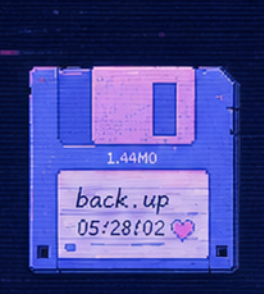
#> input picture assets/vapor-assets/source/floppy-backup-source.png, 264 x 294 px
$ python make_floppy_cursor.py
#> lines starting #> are read from the running program, lines starting #| are printed output that depends on the picture
from pathlib import Path
from PIL import Image, ImageEnhance


ROOT = Path(__file__).resolve().parents[1]
SRC = ROOT / "assets" / "vapor-assets" / "source" / "floppy-backup-source.png"
OUT = ROOT / "assets" / "vapor-assets" / "cropped" / "floppy-backup-cursor.png"


def main():
    image = Image.open(SRC).convert("RGBA")
    image = ImageEnhance.Color(image).enhance(0.72)
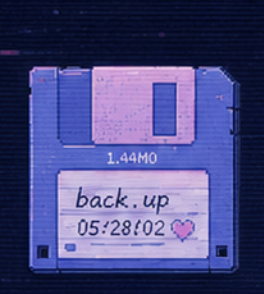
#> image: PIL image 264x294 RGBA; mean R, G, B, A 74, 74.7, 128.9, 255
    image = ImageEnhance.Contrast(image).enhance(0.96)

    pixels = image.load()
    for y in range(image.height):
        for x in range(image.width):
            r, g, b, a = pixels[x, y]
            # Remove the dark CRT background while keeping the disk's dark outlines.
            if r < 22 and g < 28 and b < 58:
                pixels[x, y] = (r, g, b, 0)
            elif r < 34 and g < 42 and b < 76:
                pixels[x, y] = (r, g, b, min(a, 42))

    bbox = image.getbbox()
#> bbox = (0, 7, 264, 292)
    if bbox:
        image = image.crop(bbox)
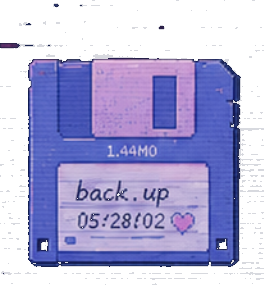
#> image: PIL image 264x285 RGBA; mean R, G, B, A 75.7, 76.3, 129.1, 148.3; transparent parts drawn white

    OUT.parent.mkdir(parents=True, exist_ok=True)
    image.save(OUT)
    print(f"saved {OUT} {image.size}")
#| saved assets/vapor-assets/cropped/floppy-backup-cursor.png (264, 285)


if __name__ == "__main__":
    main()

$ run again, with assets/vapor-assets/source/cat-sheet.png copied over assets/vapor-assets/source/floppy-backup-source.png
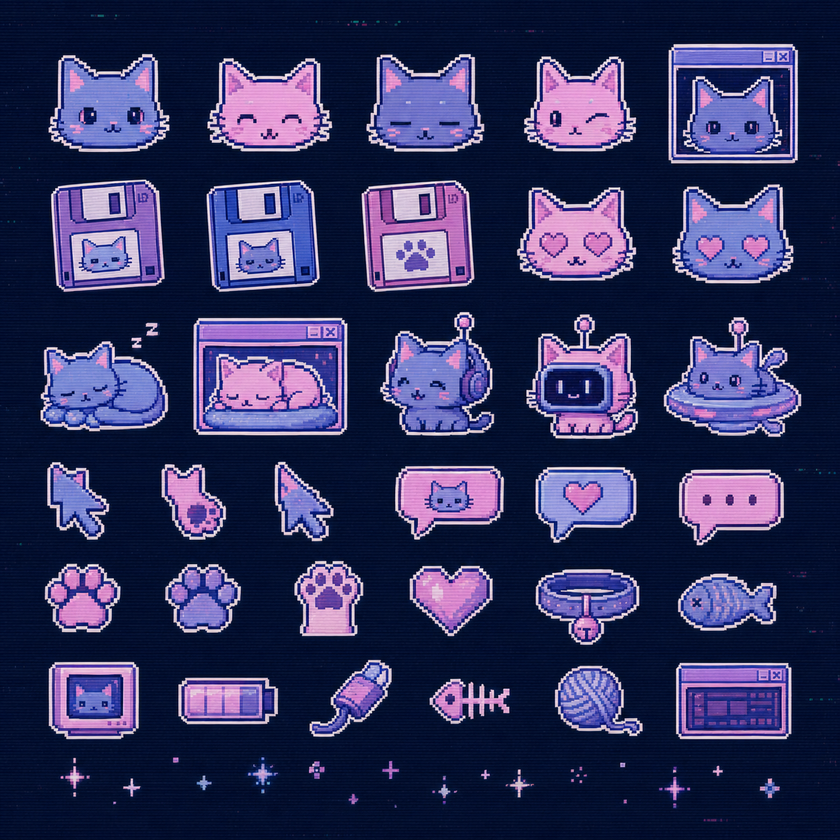
#> input picture assets/vapor-assets/source/cat-sheet.png, 840 x 840 px, shrunk from 1254 x 1254 before the run
#> in main, `image = ImageEnhance.Color(image).enhance(0.72)`:
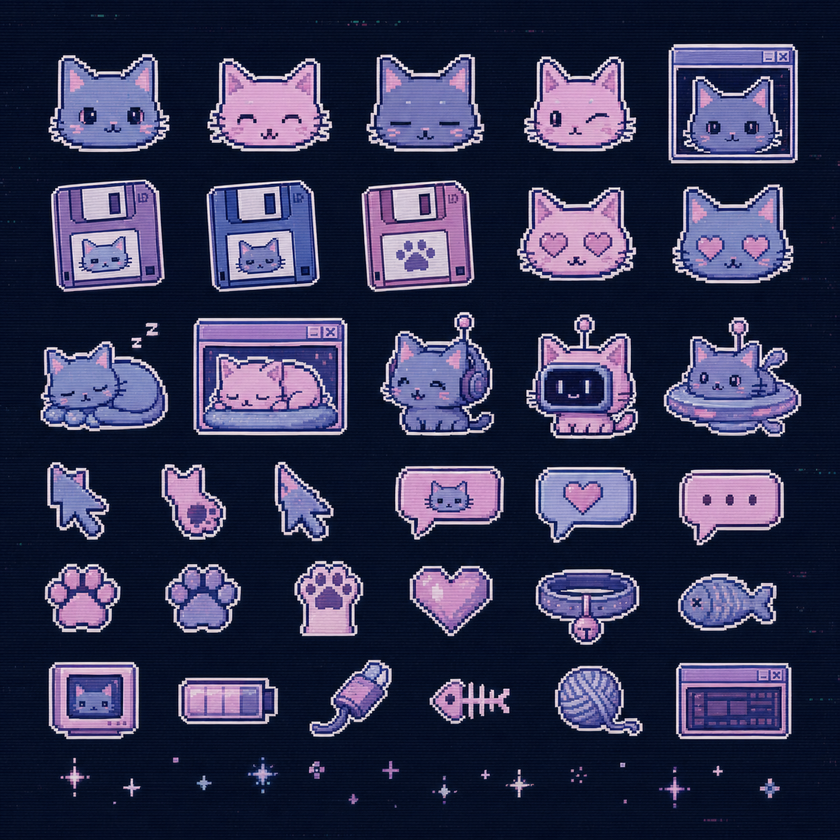
#> image: PIL image 840x840 RGBA; mean R, G, B, A 50.8, 51.6, 82, 255
#> bbox = (0, 9, 840, 836)
#> in main, `image = image.crop(bbox)`:
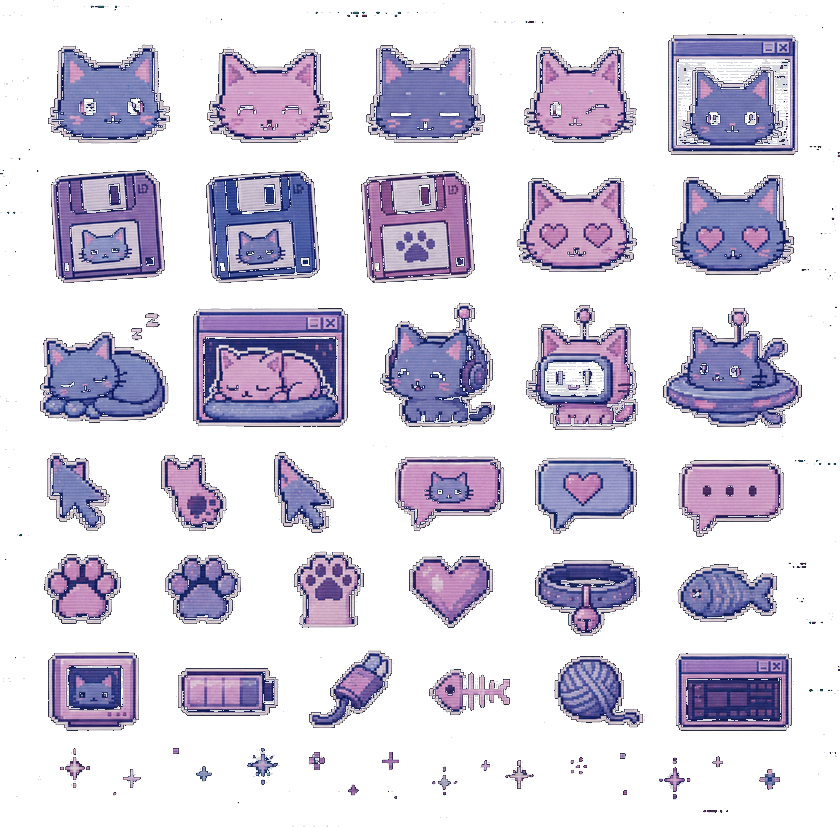
#> image: PIL image 840x827 RGBA; mean R, G, B, A 51.2, 51.8, 81, 87.2; transparent parts drawn white
#| saved assets/vapor-assets/cropped/floppy-backup-cursor.png (840, 827)

$ run again, with assets/vapor-assets/source/desktop-sheet.png copied over assets/vapor-assets/source/floppy-backup-source.png
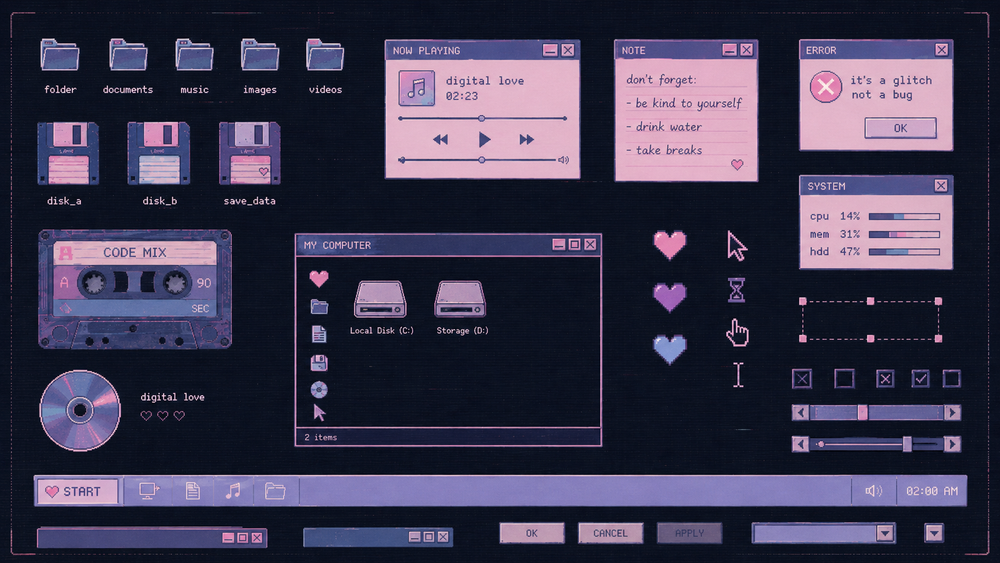
#> input picture assets/vapor-assets/source/desktop-sheet.png, 1000 x 563 px, shrunk from 1672 x 941 before the run
#> bbox = (2, 0, 1000, 562)
#> in main, `image = image.crop(bbox)`:
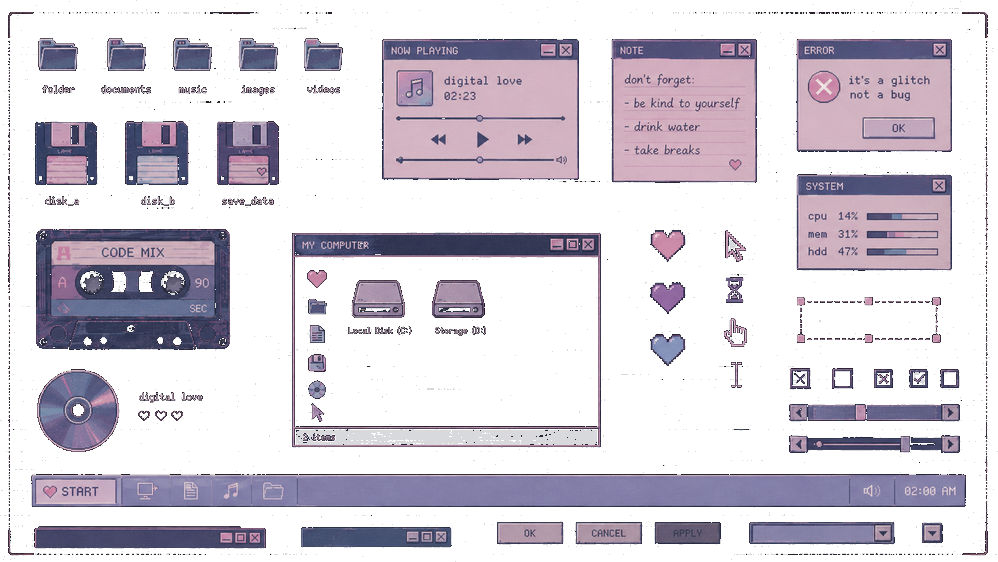
#> image: PIL image 998x562 RGBA; mean R, G, B, A 58.7, 56.1, 72.1, 92.3; transparent parts drawn white
#| saved assets/vapor-assets/cropped/floppy-backup-cursor.png (998, 562)

$ run again, with assets/vapor-assets/source/ui-sheet.png copied over assets/vapor-assets/source/floppy-backup-source.png
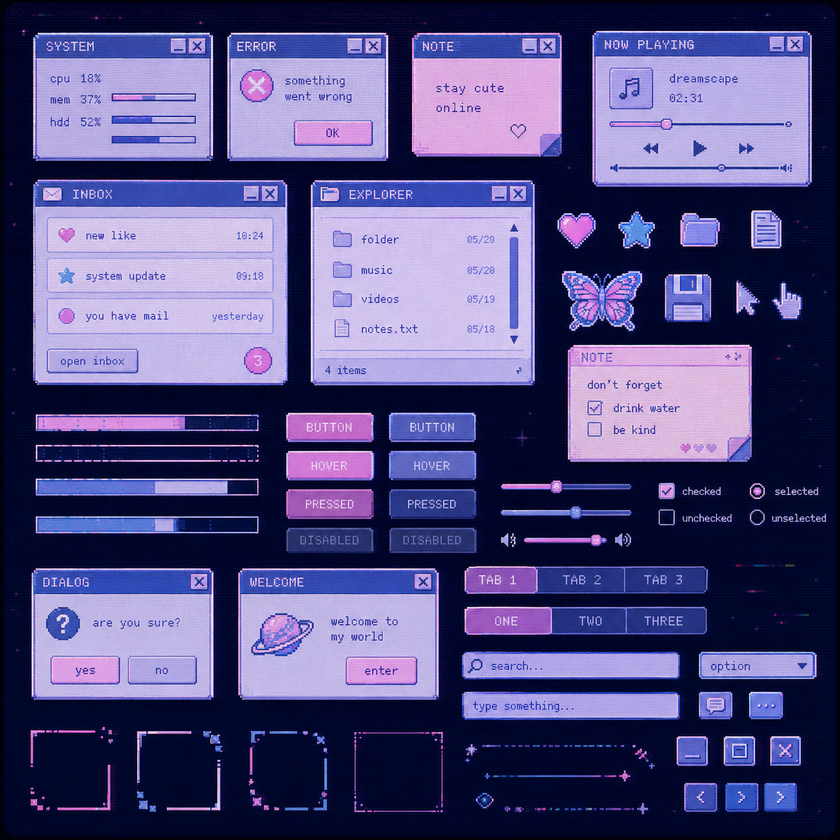
#> input picture assets/vapor-assets/source/ui-sheet.png, 840 x 840 px, shrunk from 1254 x 1254 before the run
#> in main, `image = ImageEnhance.Color(image).enhance(0.72)`:
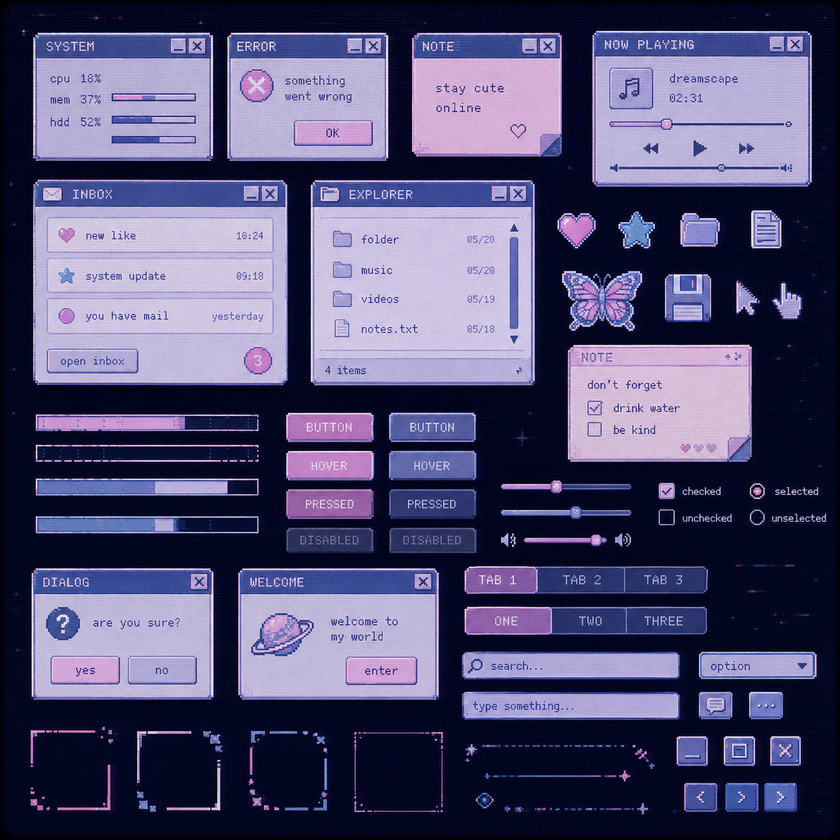
#> image: PIL image 840x840 RGBA; mean R, G, B, A 81, 77.8, 114, 255
#> bbox = (10, 9, 827, 815)
#> in main, `image = image.crop(bbox)`:
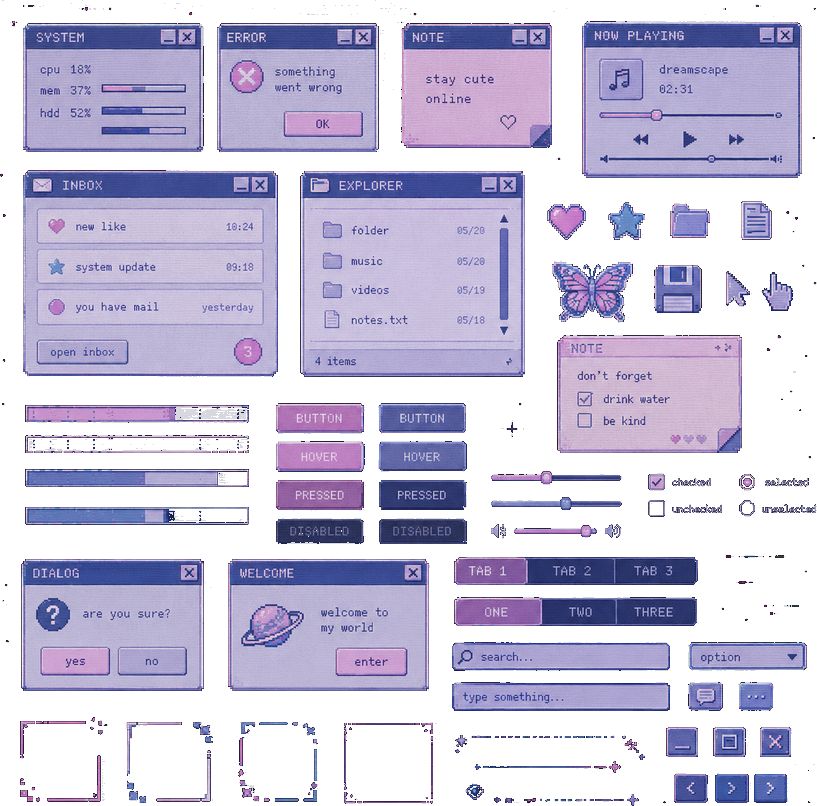
#> image: PIL image 817x806 RGBA; mean R, G, B, A 86.2, 82.8, 118.4, 138; transparent parts drawn white
#| saved assets/vapor-assets/cropped/floppy-backup-cursor.png (817, 806)
